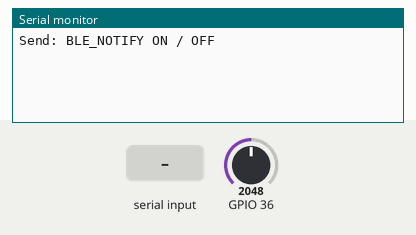
Simulated run of this sketch. Board: ESP32. Parts: the last lines printed to the serial monitor. Inputs (shaded band) come from the test bench; at power-on: GPIO 36 = 2048. Nothing arrives over Bluetooth unless stated.

Above: at 1.2 s.
1.3 s: "BLE_NOTIFY ON\n" received over Serial
At 1.7 s:
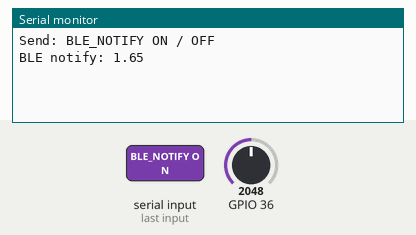
3.3 s: GPIO 36 set to 2866
At 3.7 s:
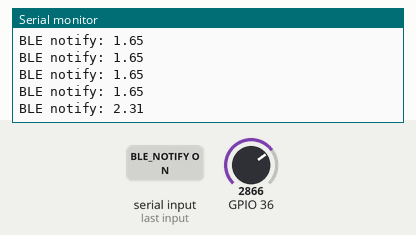
4.8 s: GPIO 36 set to 3603
At 5.2 s:
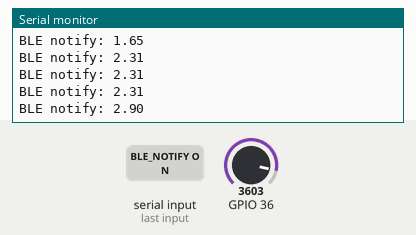
Timing chart, 0 to 7.8 s (numbered marks = the images above; inputs shaded):
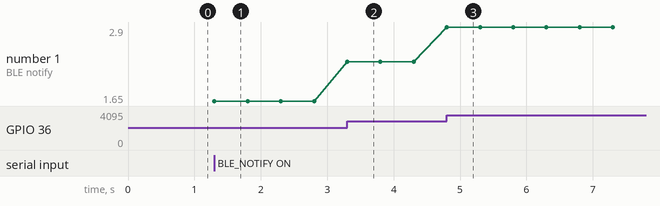

Measured:
- after the input at 1.3 s, the serial monitor: prints a new line at once (image 1)
- after the input at 3.3 s, the serial monitor: prints a new line at once (image 2)
- after the input at 4.8 s, the serial monitor: prints a new line at once (image 3)
- plotted number 1: 1.65 → 2.31 after the input at 3.3 s, 2.31 → 2.9 after the input at 4.8 s

The sketch:

esp32_active_252.ino
```cpp
// snippet: esp32_active_252
// tags: esp32, active, serial, command, arduinoble
// boards: nano33iot
// library: ArduinoBLE
// description: Active sketch: BLE_NOTIFY ON starts sending sensor readings as BLE notifications every 500ms
// prompts: esp32, active, sketch, ble_notify, starts, sending
// verified: compile-only
// source: kd-generated (id 252)
// exact-include: ArduinoBLE.h

// ArduinoBLE works on nano33iot; ESP32 typically uses BLEDevice.h (NimBLE)
#include <ArduinoBLE.h>

BLEService sensorService("1101");
BLEFloatCharacteristic valueChar("2101", BLERead | BLENotify);

bool notifyEnabled = false;
unsigned long prevMs = 0;

void setup() {
  Serial.begin(9600);
  if (!BLE.begin()) {
    Serial.println("BLE init failed");
    while (1);
  }
  BLE.setLocalName("SensorNode");
  BLE.setAdvertisedService(sensorService);
  sensorService.addCharacteristic(valueChar);
  BLE.addService(sensorService);
  BLE.advertise();
  Serial.println("Send: BLE_NOTIFY ON / OFF");
}

void loop() {
  BLE.poll();

  if (Serial.available()) {
    String cmd = Serial.readStringUntil('\n');
    cmd.trim();
    if (cmd == "BLE_NOTIFY ON") {
      notifyEnabled = true;
    } else if (cmd == "BLE_NOTIFY OFF") {
      notifyEnabled = false;
    }
  }

  if (notifyEnabled && millis() - prevMs >= 500) {
    prevMs = millis();
    // nano33iot: 12-bit ADC, 3.3V reference
    float val = analogRead(A0) * (3.3f / 4095.0f);
    valueChar.writeValue(val);
    Serial.print("BLE notify: ");
    Serial.println(val);
  }
}
```
